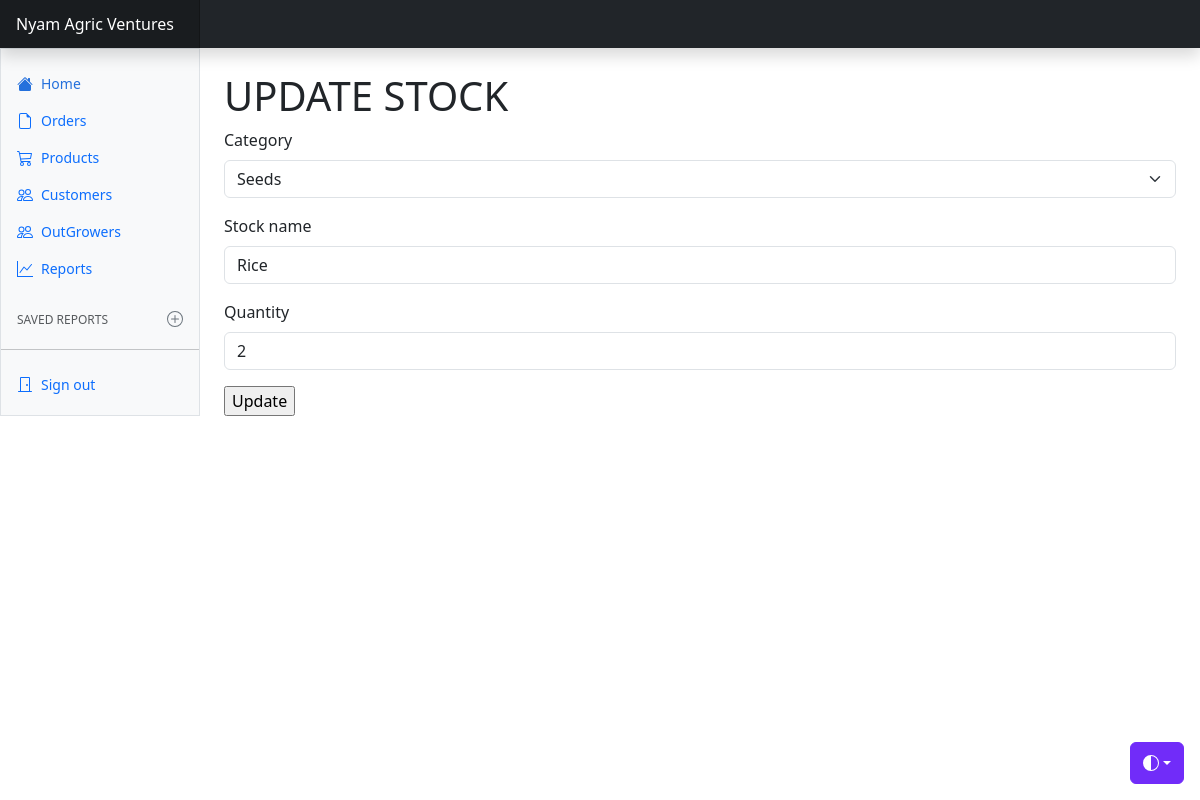
The page /update_stock/2/ on the database its author committed.
### stock_app/models.py (models this page shows, shortened)
class Stock(models.Model):
    category = models.ForeignKey(Category, on_delete=models.CASCADE, blank=True, null=True)
    stock_name = models.CharField(max_length=100, blank=True, null=True)
    quantity = models.IntegerField(default=0, blank=True, null=True)
    quantity_purchased = models.IntegerField(default=0, blank=True, null=True)
    purchased_by = models.CharField(max_length=100, blank=True, null=True)
    quantity_sold = models.IntegerField(default=0, blank=True, null=True)
    sold_by = models.CharField(max_length=100, blank=True, null=True)
    sold_to = models.CharField(max_length=100, blank=True, null=True)
    reorder_level = models.IntegerField(blank=True, null=True)
    date_registered = models.DateTimeField(auto_now_add=True, auto_now=False)
    last_updated = models.DateTimeField(auto_now_add=False, auto_now=True)
    export_to_csv = models.BooleanField(default=False)

### stock_app/views.py (the view)
# urls.py: path('update_stock/<str:pk>/', views.update_stock, name="update_stock"),
def update_stock(request, pk):
    stock = Stock.objects.get(id=pk)
    form = StockUpdate(instance=stock)
    if request.method == "POST":
        form = StockUpdate(request.POST, instance=stock)
        if form.is_valid():
            form.save()
            messages.success(request, "Stock Has Been Updated Successfully")
            return redirect('stock_list')
    context = {
         "form": form
    }
    return render(request, 'stock_update.html', context)

### stock_app/forms.py
class StockUpdate(forms.ModelForm):
    class Meta:
        model = Stock
        fields = ["category","stock_name", "quantity"]

### stock_app/models.py (called while the page is built)
    def __str__(self):
        return self.category_name

### stock_app/templates/stock_update.html (shortened to what this page needs)
<!doctype html>
{% load static %}
{% load crispy_forms_tags %}
<html lang="en" data-bs-theme="auto">
  <head><script src="/docs/5.3/assets/js/color-modes.js"></script>
     <link href="{% static 'css/stylesheet.css' %}" rel="stylesheet">
    <link href="{% static 'css/bootstrap.min.css' %}" rel="stylesheet">
    <link href="{% static 'css/dashboard.css' %}" rel="stylesheet">
    <link rel="stylesheet" href="https://cdn.jsdelivr.net/npm/@docsearch/css@3">
<link href="/docs/5.3/dist/css/bootstrap.min.css" rel="stylesheet">
    <link href="https://cdn.jsdelivr.net/npm/bootstrap-icons@1.10.5/font/bootstrap-icons.min.css" rel="stylesheet">
    <link href="dashboard.css" rel="stylesheet">
  </head>
  <body>
    <div class="dropdown position-fixed bottom-0 end-0 mb-3 me-3 bd-mode-toggle">
      <button class="btn btn-bd-primary py-2 dropdown-toggle d-flex align-items-center"
              id="bd-theme"
              type="button"
              aria-expanded="false"
              data-bs-toggle="dropdown"
              aria-label="Toggle theme (auto)">
        <svg class="bi my-1 theme-icon-active" width="1em" height="1em"><use href="#circle-half"></use></svg>
      </button>
    </div>
<header class="navbar sticky-top bg-dark flex-md-nowrap p-0 shadow" data-bs-theme="dark">
  <a class="navbar-brand col-md-3 col-lg-2 me-0 px-3 fs-6 text-white" href="#">Nyam Agric Ventures</a>
</header>
<div class="container-fluid">
  <div class="row">
    <div class="sidebar border border-right col-md-3 col-lg-2 p-0 bg-body-tertiary">
      <div class="offcanvas-md offcanvas-end bg-body-tertiary" tabindex="-1" id="sidebarMenu" aria-labelledby="sidebarMenuLabel">
        <div class="offcanvas-body d-md-flex flex-column p-0 pt-lg-3 overflow-y-auto">
          <ul class="nav flex-column">
            <li class="nav-item">
              <a class="nav-link d-flex align-items-center gap-2 active" aria-current="page" href="{% url 'home' %}">
                <svg class="bi"><use xlink:href="#house-fill"/></svg>
                Home
              </a>
            </li>
            <li class="nav-item">
              <a class="nav-link d-flex align-items-center gap-2" href="{% url 'stock_details' %}">
                <svg class="bi"><use xlink:href="#file-earmark"/></svg>
                Orders
              </a>
            </li>
            <li class="nav-item">
              <a class="nav-link d-flex align-items-center gap-2" href="{% url 'stock_list' %}">
                <svg class="bi"><use xlink:href="#cart"/></svg>
                Products
              </a>
            </li>
            <li class="nav-item">
              <a class="nav-link d-flex align-items-center gap-2" href="#">
                <svg class="bi"><use xlink:href="#people"/></svg>
                Customers
              </a>
            </li>
            <li class="nav-item">
              <a class="nav-link d-flex align-items-center gap-2" href="#">
                <svg class="bi"><use xlink:href="#people"/></svg>
                OutGrowers
              </a>
            </li>
            <li class="nav-item">
              <a class="nav-link d-flex align-items-center gap-2" href="#">
                <svg class="bi"><use xlink:href="#graph-up"/></svg>
                Reports
              </a>
            </li>
          </ul>
          <h6 class="sidebar-heading d-flex justify-content-between align-items-center px-3 mt-4 mb-1 text-body-secondary text-uppercase">
            <span>Saved reports</span>
            <a class="link-secondary" href="#" aria-label="Add a new report">
              <svg class="bi"><use xlink:href="#plus-circle"/></svg>
            </a>
          </h6>
          <hr class="my-3">
          <ul class="nav flex-column mb-auto">
            <li class="nav-item">
              <a class="nav-link d-flex align-items-center gap-2" href="#">
                <svg class="bi"><use xlink:href="#door-closed"/></svg>
                Sign out
              </a>
            </li>
          </ul>
        </div>
      </div>
    </div>
    <main class="col-md-9 ms-sm-auto col-lg-10 px-md-4">
      <br>
      <h1>UPDATE STOCK</h1>
       <form method ="post" action="">
        {{form|crispy}}
      <input type = "submit" value="Update">
    </form>
    </main>
  </div>
</div>
    <script src="https://cdn.jsdelivr.net/npm/chart.js@4.3.2/dist/chart.umd.js"></script><script src="dashboard.js"></script></body>
</html>

### stock_app/static/css/dashboard.css (style rules this page uses)
.bi { display: inline-block; width: 1rem; height: 1rem; }
.sidebar .nav-link { font-size: .875rem; font-weight: 500; }
.sidebar .nav-link.active { color: #2470dc; }
.sidebar-heading { font-size: .75rem; }
.navbar-brand { padding-top: .75rem; padding-bottom: .75rem; background-color: rgba(0, 0, 0, .25); box-shadow: inset -1px 0 0 rgba(0, 0, 0, .25); }

### stock_app/templates/stock_update.html (style rules this page uses)
.bi { vertical-align: -.125em; fill: currentColor; }
.btn-bd-primary { --bd-violet-bg: #712cf9; --bd-violet-rgb: 112.520718, 44.062154, 249.437846; --bs-btn-font-weight: 600; --bs-btn-color: var(--bs-white); --bs-btn-bg: var(--bd-violet-bg); --bs-btn-border-color: var(--bd-violet-bg); --bs-btn-hover-color: var(--bs-white); --bs-btn-hover-bg: #6528e0; --bs-btn-hover-border-color: #6528e0; --bs-btn-focus-shadow-rgb: var(--bd-violet-rgb); --bs-btn-active-color: var(--bs-btn-hover-color); --bs-btn-active-bg: #5a23c8; --bs-btn-active-border-color: #5a23c8; }
.bd-mode-toggle { z-index: 1500; }

### rows shown on the page
Stock: category "Seeds", stock_name "Rice", quantity "2"
